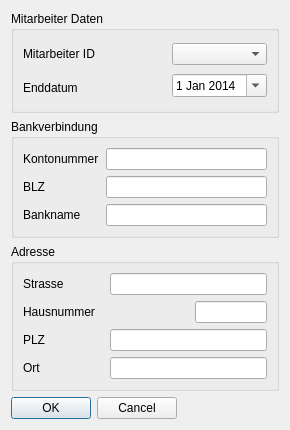
<?xml version="1.0" encoding="UTF-8"?>
<ui version="4.0">
 <class>EditMitarbeiter_GUI</class>
 <widget class="QDialog" name="EditMitarbeiter_GUI">
  <property name="geometry">
   <rect>
    <x>0</x>
    <y>0</y>
    <width>290</width>
    <height>430</height>
   </rect>
  </property>
  <property name="windowTitle">
   <string>Mitarbeiterdaten aendern</string>
  </property>
  <layout class="QVBoxLayout" name="verticalLayout_3">
   <item>
    <widget class="QGroupBox" name="groupBox_2">
     <property name="title">
      <string>Mitarbeiter Daten</string>
     </property>
     <layout class="QHBoxLayout" name="horizontalLayout">
      <item>
       <layout class="QVBoxLayout" name="verticalLayout_6">
        <item>
         <widget class="QLabel" name="label_4">
          <property name="text">
           <string>Mitarbeiter ID</string>
          </property>
         </widget>
        </item>
        <item>
         <widget class="QLabel" name="label_9">
          <property name="text">
           <string>Enddatum</string>
          </property>
         </widget>
        </item>
       </layout>
      </item>
      <item>
       <spacer name="horizontalSpacer">
        <property name="orientation">
         <enum>Qt::Horizontal</enum>
        </property>
        <property name="sizeHint" stdset="0">
         <size>
          <width>58</width>
          <height>20</height>
         </size>
        </property>
       </spacer>
      </item>
      <item>
       <layout class="QVBoxLayout" name="verticalLayout_7">
        <item>
         <widget class="QComboBox" name="comboBox"/>
        </item>
        <item>
         <widget class="QDateEdit" name="dateEdit">
          <property name="date">
           <date>
            <year>2014</year>
            <month>1</month>
            <day>1</day>
           </date>
          </property>
          <property name="calendarPopup">
           <bool>true</bool>
          </property>
         </widget>
        </item>
       </layout>
      </item>
     </layout>
    </widget>
   </item>
   <item>
    <widget class="QGroupBox" name="groupBox">
     <property name="title">
      <string>Bankverbindung</string>
     </property>
     <layout class="QHBoxLayout" name="horizontalLayout_2">
      <item>
       <layout class="QVBoxLayout" name="verticalLayout_5">
        <item>
         <widget class="QLabel" name="label">
          <property name="text">
           <string>Kontonummer</string>
          </property>
         </widget>
        </item>
        <item>
         <widget class="QLabel" name="label_2">
          <property name="text">
           <string>BLZ</string>
          </property>
         </widget>
        </item>
        <item>
         <widget class="QLabel" name="label_3">
          <property name="text">
           <string>Bankname</string>
          </property>
         </widget>
        </item>
       </layout>
      </item>
      <item>
       <spacer name="horizontalSpacer_2">
        <property name="orientation">
         <enum>Qt::Horizontal</enum>
        </property>
        <property name="sizeType">
         <enum>QSizePolicy::Preferred</enum>
        </property>
        <property name="sizeHint" stdset="0">
         <size>
          <width>1</width>
          <height>24</height>
         </size>
        </property>
       </spacer>
      </item>
      <item>
       <layout class="QVBoxLayout" name="verticalLayout">
        <item>
         <widget class="QLineEdit" name="lineEdit">
          <property name="sizePolicy">
           <sizepolicy hsizetype="MinimumExpanding" vsizetype="Fixed">
            <horstretch>0</horstretch>
            <verstretch>0</verstretch>
           </sizepolicy>
          </property>
          <property name="minimumSize">
           <size>
            <width>128</width>
            <height>0</height>
           </size>
          </property>
         </widget>
        </item>
        <item>
         <widget class="QLineEdit" name="lineEdit_2">
          <property name="sizePolicy">
           <sizepolicy hsizetype="MinimumExpanding" vsizetype="Fixed">
            <horstretch>0</horstretch>
            <verstretch>0</verstretch>
           </sizepolicy>
          </property>
          <property name="minimumSize">
           <size>
            <width>128</width>
            <height>0</height>
           </size>
          </property>
         </widget>
        </item>
        <item>
         <widget class="QLineEdit" name="lineEdit_3">
          <property name="sizePolicy">
           <sizepolicy hsizetype="MinimumExpanding" vsizetype="Fixed">
            <horstretch>0</horstretch>
            <verstretch>0</verstretch>
           </sizepolicy>
          </property>
          <property name="minimumSize">
           <size>
            <width>128</width>
            <height>0</height>
           </size>
          </property>
         </widget>
        </item>
       </layout>
      </item>
     </layout>
    </widget>
   </item>
   <item>
    <widget class="QGroupBox" name="groupBox_3">
     <property name="title">
      <string>Adresse</string>
     </property>
     <layout class="QHBoxLayout" name="horizontalLayout_3">
      <item>
       <layout class="QVBoxLayout" name="verticalLayout_4">
        <item>
         <widget class="QLabel" name="label_5">
          <property name="text">
           <string>Strasse</string>
          </property>
         </widget>
        </item>
        <item>
         <widget class="QLabel" name="label_6">
          <property name="text">
           <string>Hausnummer</string>
          </property>
         </widget>
        </item>
        <item>
         <widget class="QLabel" name="label_7">
          <property name="text">
           <string>PLZ</string>
          </property>
         </widget>
        </item>
        <item>
         <widget class="QLabel" name="label_8">
          <property name="text">
           <string>Ort</string>
          </property>
         </widget>
        </item>
       </layout>
      </item>
      <item>
       <spacer name="horizontalSpacer_5">
        <property name="orientation">
         <enum>Qt::Horizontal</enum>
        </property>
        <property name="sizeType">
         <enum>QSizePolicy::Preferred</enum>
        </property>
        <property name="sizeHint" stdset="0">
         <size>
          <width>9</width>
          <height>20</height>
         </size>
        </property>
       </spacer>
      </item>
      <item>
       <layout class="QVBoxLayout" name="verticalLayout_2">
        <item>
         <widget class="QLineEdit" name="lineEdit_5">
          <property name="sizePolicy">
           <sizepolicy hsizetype="MinimumExpanding" vsizetype="Fixed">
            <horstretch>0</horstretch>
            <verstretch>0</verstretch>
           </sizepolicy>
          </property>
          <property name="minimumSize">
           <size>
            <width>128</width>
            <height>0</height>
           </size>
          </property>
         </widget>
        </item>
        <item alignment="Qt::AlignRight">
         <widget class="QLineEdit" name="lineEdit_6">
          <property name="sizePolicy">
           <sizepolicy hsizetype="Minimum" vsizetype="Fixed">
            <horstretch>0</horstretch>
            <verstretch>0</verstretch>
           </sizepolicy>
          </property>
          <property name="minimumSize">
           <size>
            <width>72</width>
            <height>0</height>
           </size>
          </property>
          <property name="maximumSize">
           <size>
            <width>72</width>
            <height>16777215</height>
           </size>
          </property>
         </widget>
        </item>
        <item>
         <widget class="QLineEdit" name="lineEdit_7">
          <property name="sizePolicy">
           <sizepolicy hsizetype="MinimumExpanding" vsizetype="Fixed">
            <horstretch>0</horstretch>
            <verstretch>0</verstretch>
           </sizepolicy>
          </property>
          <property name="minimumSize">
           <size>
            <width>128</width>
            <height>0</height>
           </size>
          </property>
         </widget>
        </item>
        <item>
         <widget class="QLineEdit" name="lineEdit_8">
          <property name="sizePolicy">
           <sizepolicy hsizetype="MinimumExpanding" vsizetype="Fixed">
            <horstretch>0</horstretch>
            <verstretch>0</verstretch>
           </sizepolicy>
          </property>
          <property name="minimumSize">
           <size>
            <width>128</width>
            <height>0</height>
           </size>
          </property>
         </widget>
        </item>
       </layout>
      </item>
     </layout>
    </widget>
   </item>
   <item>
    <widget class="QDialogButtonBox" name="buttonBox">
     <property name="sizePolicy">
      <sizepolicy hsizetype="Fixed" vsizetype="Fixed">
       <horstretch>0</horstretch>
       <verstretch>0</verstretch>
      </sizepolicy>
     </property>
     <property name="orientation">
      <enum>Qt::Horizontal</enum>
     </property>
     <property name="standardButtons">
      <set>QDialogButtonBox::Cancel|QDialogButtonBox::Ok</set>
     </property>
    </widget>
   </item>
  </layout>
 </widget>
 <resources/>
 <connections>
  <connection>
   <sender>buttonBox</sender>
   <signal>accepted()</signal>
   <receiver>EditMitarbeiter_GUI</receiver>
   <slot>accept()</slot>
   <hints>
    <hint type="sourcelabel">
     <x>248</x>
     <y>254</y>
    </hint>
    <hint type="destinationlabel">
     <x>157</x>
     <y>274</y>
    </hint>
   </hints>
  </connection>
  <connection>
   <sender>buttonBox</sender>
   <signal>rejected()</signal>
   <receiver>EditMitarbeiter_GUI</receiver>
   <slot>reject()</slot>
   <hints>
    <hint type="sourcelabel">
     <x>316</x>
     <y>260</y>
    </hint>
    <hint type="destinationlabel">
     <x>286</x>
     <y>274</y>
    </hint>
   </hints>
  </connection>
 </connections>
</ui>
